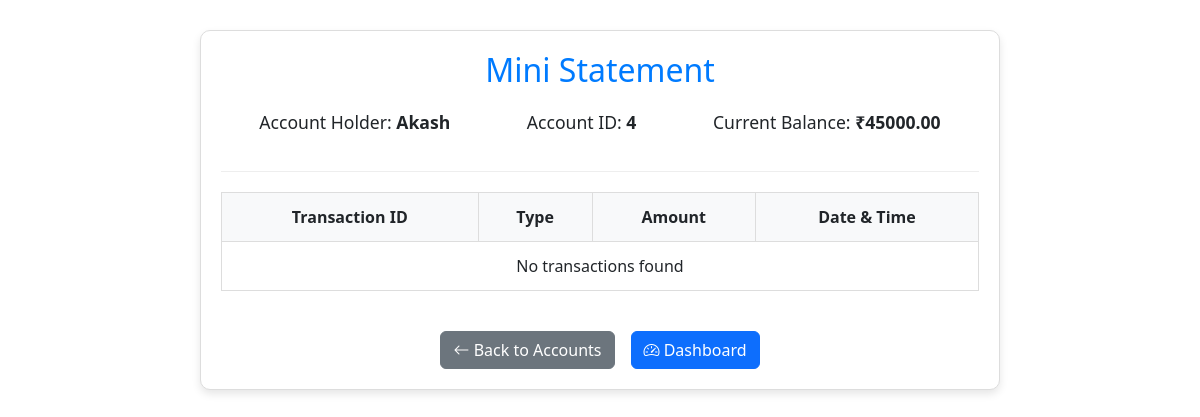
The page /transactions/full/4 (signed in) on the database its author committed.
### tables this page shows
CREATE TABLE accounts (
                    id INTEGER PRIMARY KEY AUTOINCREMENT,
                    account_number TEXT UNIQUE,
                    full_name TEXT NOT NULL,
                    father_name TEXT NOT NULL,
                    phone TEXT NOT NULL CHECK(length(phone) = 10),
                    dob TEXT NOT NULL CHECK(dob LIKE '____-__-__'),
                    address TEXT NOT NULL,
                    account_type TEXT NOT NULL,
                    balance REAL NOT NULL DEFAULT 0,
                    share_fee REAL NOT NULL DEFAULT 0,
                    admin_fee REAL NOT NULL DEFAULT 50,
                    total_shares REAL NOT NULL DEFAULT 100,
                    school_name TEXT NOT NULL,
                    status TEXT DEFAULT 'active',
                    timestamp DATETIME DEFAULT CURRENT_TIMESTAMP
                , file_charge_fee REAL DEFAULT 0);

### app.py (the view)
@app.route("/transactions/full/<int:account_id>")
@login_required
def view_full_transaction_history(account_id):
    conn = get_db_connection()
    transactions = conn.execute("""
        SELECT
            t.*,
            a.account_number,
            a.full_name AS customer_name,
            a.balance
        FROM transactions t
        JOIN accounts a ON t.account_id = a.id
        WHERE t.account_id = ?
        ORDER BY t.timestamp DESC
    """, (account_id,)).fetchall()
    account = conn.execute("SELECT * FROM accounts WHERE id = ?", (account_id,)).fetchone()
    conn.close()
    if not account:
        return "Account not found", 404
    return render_template("transactions.html", account=account, transactions=transactions)

### app.py (called while the page is built)
def get_db_connection():
    conn = sqlite3.connect('db/bank.db')
    conn.row_factory = sqlite3.Row
    return conn

@app.after_request
def add_no_cache_headers(response):
    response.headers["Cache-Control"] = "no-store, no-cache, must-revalidate, post-check=0, pre-check=0, max-age=0"
    response.headers["Pragma"] = "no-cache"
    response.headers["Expires"] = "-1"
    return response

### utils/auth_decorator.py (called while the page is built)
def login_required(f):
    @wraps(f)
    def decorated_function(*args, **kwargs):
        if "admin_id" not in session:
            flash("Please login to access this page.", "warning")
            return redirect(url_for("login"))
        response = make_response(f(*args, **kwargs))
        response.headers["Cache-Control"] = "no-store, no-cache, must-revalidate, max-age=0"
        response.headers["Pragma"] = "no-cache"
        response.headers["Expires"] = "0"
        return response
    return decorated_function

### templates/transactions.html (shortened to what this page needs)
<!DOCTYPE html>
<html lang="en">
<head>
    <link href="https://cdn.jsdelivr.net/npm/bootstrap@5.3.0/dist/css/bootstrap.min.css" rel="stylesheet">
</head>
<body>
    <div class="container">
        <div class="statement-container">
            <div class="statement-header">
                <h2>Mini Statement</h2>
                <div class="account-info">
                    {% if account %}
    <p>Account Holder: <strong>{{ account['full_name'] }}</strong></p>
    <p>Account ID: <strong>{{ account['id'] }}</strong></p>
    <p>Current Balance: <strong>₹{{ "%.2f"|format(account['balance']) }}</strong></p>
{% else %}
    <p>No account information available</p>
{% endif %}
                </div>
            </div>
            <div class="table-responsive">
                <table class="transaction-table table-striped">
                    <thead>
                        <tr>
                            <th>Transaction ID</th>
                            <th>Type</th>
                            <th>Amount</th>
                            <th>Date & Time</th>
                        </tr>
                    </thead>
                    <tbody>
                        {% if transactions %}
                            {% for transaction in transactions %}
                                <tr>
                                    <td>{{ transaction['id'] }}</td>
                                    <td>{{ transaction['transaction_type'] }}</td>
                                    <td class="{% if transaction['amount'] >= 0 %}positive-amount{% else %}negative-amount{% endif %}">
                                        ₹{{ "%.2f"|format(transaction['amount']|abs) }}
                                    </td>
                                    <td>{{ transaction['timestamp'].strftime('%d-%m-%Y %H:%M:%S') }}</td>
                                </tr>
                            {% endfor %}
                        {% else %}
                            <tr>
                                <td colspan="4" class="text-center">No transactions found</td>
                            </tr>
                        {% endif %}
                    </tbody>
                </table>
            </div>
<div class="back-button d-flex justify-content-center gap-3">
    <a href="{{ url_for('account_list') }}" class="btn btn-secondary">
        <i class="bi bi-arrow-left"></i> Back to Accounts
    </a>
    <a href="{{ url_for('admin_dashboard') }}" class="btn btn-primary">
        <i class="bi bi-speedometer2"></i> Dashboard
    </a>
</div>
        </div>
    </div>
    <link rel="stylesheet" href="https://cdn.jsdelivr.net/npm/bootstrap-icons@1.10.0/font/bootstrap-icons.css">
</body>
</html>

### templates/transactions.html (style rules this page uses)
.statement-container { max-width: 800px; margin: 30px auto; padding: 20px; border: 1px solid #ddd; border-radius: 10px; box-shadow: 0 4px 8px rgba(0, 0, 0, 0.1); background-color: #fff; }
.statement-header { text-align: center; margin-bottom: 20px; padding-bottom: 15px; border-bottom: 1px solid #eee; }
.statement-header h2 { color: #007bff; margin-bottom: 15px; }
.account-info { display: flex; justify-content: space-around; flex-wrap: wrap; margin-bottom: 15px; }
.account-info p { margin: 5px 0; font-size: 1.1rem; }
.transaction-table { width: 100%; border-collapse: collapse; margin-bottom: 20px; }
.transaction-table th, .transaction-table td { padding: 12px; border: 1px solid #ddd; text-align: center; }
.transaction-table th { background-color: #f8f9fa; font-weight: 600; }
.back-button { margin-top: 20px; text-align: center; }

### rows shown on the page
accounts: full_name "Akash", id "4", balance "45000.00"
